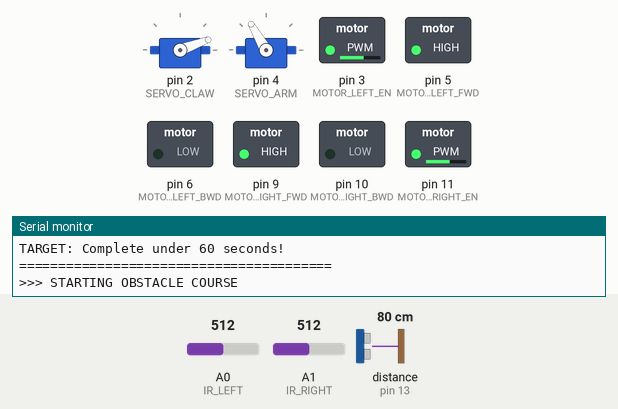
Recording of a sketch running on a simulated Arduino Uno, built with avr-gcc and run on an emulated ATmega328P. On the bench: 2 × servo, switched loads named in the sketch (green lamp = pin HIGH), the last lines printed to the serial monitor. Wiring (inferred from the names in the program): ultrasonic range finder: trigger pin 12; echo pin 13. The inputs (shaded band) are chosen by the test bench; at power-on: distance to the obstacle (sensor on pin 13) 80 cm, A0 (IR_LEFT) = 512, A1 (IR_RIGHT) = 512. The echo pulse lasts 58.3 µs per cm; pins used as bus, display or sensor lines are not drawn. At 56.0 s the program stops and its outputs stay as they are.

Above: at 2.2 s.
2.3 s: distance to the obstacle (sensor on pin 13) set to 29 cm
3.8 s: distance to the obstacle (sensor on pin 13) set to 24 cm
At 5.0 s:
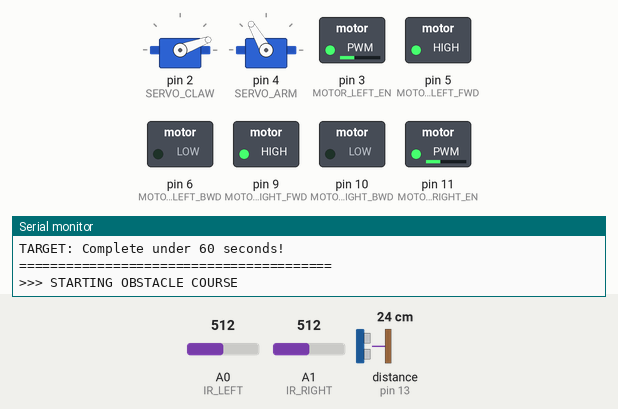
5.3 s: A0 (IR_LEFT) set to 483
At 6.4 s:
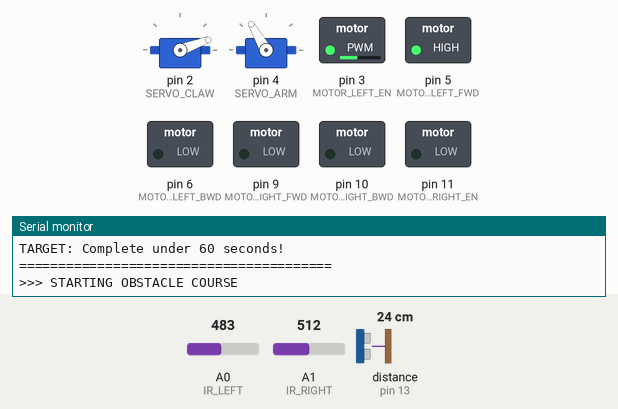
6.8 s: distance to the obstacle (sensor on pin 13) set to 14 cm
8.3 s: distance to the obstacle (sensor on pin 13) set to 11 cm
At 8.94 s:
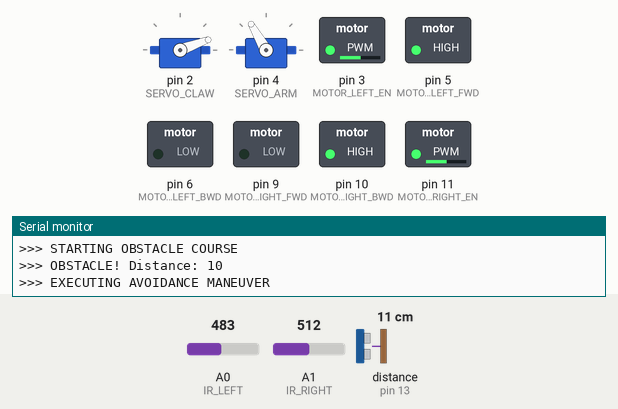
11.3 s: distance to the obstacle (sensor on pin 13) set to 35 cm
At 12.4 s:
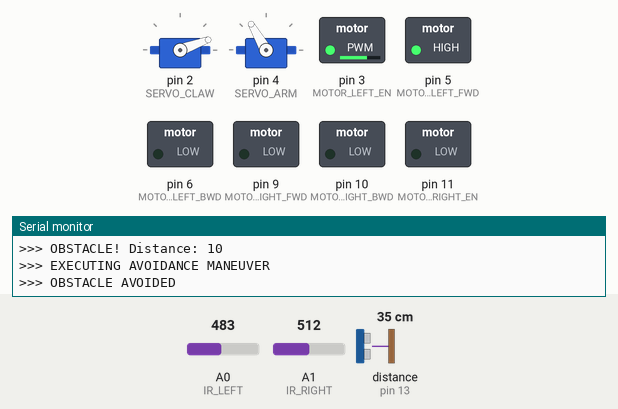
Timing chart, 0 to 57.5 s (numbered marks = the images above; inputs shaded):
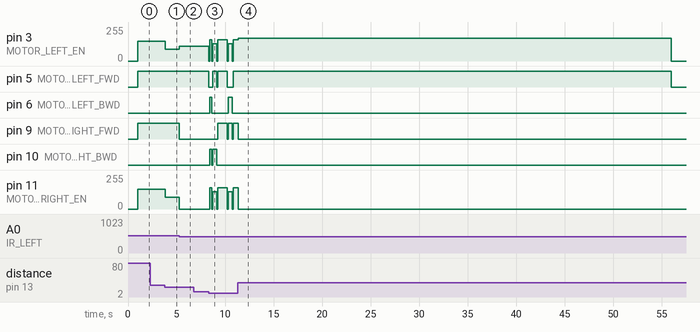

The sketch:

RED_STAGE2_ObstacleCourse.ino
```cpp
/*
 * ========================================
 * RED PATH - STAGE 2: OBSTACLE COURSE
 * ========================================
 *
 * MISSION:
 * 1. Navigate winding red path at HIGH SPEED
 * 2. Detect and avoid TWO cardboard box obstacles
 * 3. Complete course under 60 seconds for BONUS 5 POINTS
 * 4. Return to pickup second box
 *
 * UPLOAD THIS AT: First blue circle on red path (after dropping box)
 * NEXT UPLOAD AT: After obstacle course, at second box location
 *
 * SCORING:
 * + Avoid all obstacles perfectly (5 pts, -1 per wheel touch)
 * + Complete under 60 seconds (5 pts BONUS!)
 *
 * STRATEGY: SPEED + PRECISION
 * - Go FAST on straight sections
 * - Slow down ONLY when obstacle detected
 * - Use aggressive avoidance maneuvers
 * ========================================
 */

#include <Servo.h>

// ============ PIN CONFIGURATION ============
#define MOTOR_LEFT_FWD 5
#define MOTOR_LEFT_BWD 6
#define MOTOR_RIGHT_FWD 9
#define MOTOR_RIGHT_BWD 10
#define MOTOR_LEFT_EN 3
#define MOTOR_RIGHT_EN 11

#define IR_LEFT A0
#define IR_RIGHT A1

#define ULTRASONIC_TRIG 12
#define ULTRASONIC_ECHO 13

#define SERVO_CLAW 2
#define SERVO_ARM 4

// ============ SPEED CONFIGURATION ============
#define SPEED_CRUISE 200      // Fast cruise on open path
#define SPEED_APPROACH 140    // Slow when obstacle nearby
#define SPEED_AVOID 160       // Moderate speed during avoidance
#define SPEED_TURN 130        // Turn speed

// ============ OBSTACLE DETECTION ============
#define OBSTACLE_ALERT_DIST 25   // Start slowing down at 25cm
#define OBSTACLE_AVOID_DIST 12   // Start avoidance at 12cm
#define OBSTACLE_SAFE_DIST 30    // Distance considered "safe"

// ============ CALIBRATION ============
#define LINE_THRESHOLD 500
#define COURSE_TIMEOUT 55000     // 55 seconds max (under 60 for bonus!)

// ============ GLOBAL STATE ============
Servo clawServo;
Servo armServo;
unsigned long courseStartTime;
int obstaclesAvoided = 0;

// ============ SETUP ============
void setup() {
  Serial.begin(115200);

  // Motor pins
  pinMode(MOTOR_LEFT_FWD, OUTPUT);
  pinMode(MOTOR_LEFT_BWD, OUTPUT);
  pinMode(MOTOR_RIGHT_FWD, OUTPUT);
  pinMode(MOTOR_RIGHT_BWD, OUTPUT);
  pinMode(MOTOR_LEFT_EN, OUTPUT);
  pinMode(MOTOR_RIGHT_EN, OUTPUT);

  // Sensor pins
  pinMode(IR_LEFT, INPUT);
  pinMode(IR_RIGHT, INPUT);
  pinMode(ULTRASONIC_TRIG, OUTPUT);
  pinMode(ULTRASONIC_ECHO, INPUT);

  // Servos
  clawServo.attach(SERVO_CLAW);
  armServo.attach(SERVO_ARM);

  // Keep arm up and claw closed during course
  armUp();
  closeClaw();

  Serial.println("========================================");
  Serial.println("RED PATH - STAGE 2: OBSTACLE COURSE");
  Serial.println("TARGET: Complete under 60 seconds!");
  Serial.println("========================================");

  delay(1000);
  courseStartTime = millis();
}

// ============ MAIN PROGRAM ============
void loop() {
  // Execute obstacle course
  stage2_NavigateObstacleCourse();

  // Course complete!
  stopMotors();
  unsigned long courseTime = (millis() - courseStartTime) / 1000;

  Serial.println("========================================");
  Serial.println("OBSTACLE COURSE COMPLETE!");
  Serial.print("Time: ");
  Serial.print(courseTime);
  Serial.println(" seconds");

  if (courseTime <= 60) {
    Serial.println(">>> BONUS: Under 60 seconds! (+5 pts)");
  }

  Serial.print("Obstacles avoided: ");
  Serial.println(obstaclesAvoided);
  Serial.println("Upload STAGE 3 code for second box pickup");
  Serial.println("========================================");

  while(1); // Halt
}

// ============ OBSTACLE COURSE NAVIGATION ============

void stage2_NavigateObstacleCourse() {
  Serial.println(">>> STARTING OBSTACLE COURSE");

  unsigned long lastDistanceCheck = 0;
  int currentDistance = 100; // Start with safe distance

  while(true) {
    // Check distance every 50ms for fast response
    if (millis() - lastDistanceCheck > 50) {
      currentDistance = getDistance();
      lastDistanceCheck = millis();
    }

    // OBSTACLE DETECTED - IMMEDIATE AVOIDANCE
    if (currentDistance > 0 && currentDistance < OBSTACLE_AVOID_DIST) {
      Serial.print(">>> OBSTACLE! Distance: ");
      Serial.println(currentDistance);
      avoidObstacle();
      obstaclesAvoided++;
      currentDistance = 100; // Reset after avoidance
    }
    // OBSTACLE NEARBY - SLOW DOWN
    else if (currentDistance > 0 && currentDistance < OBSTACLE_ALERT_DIST) {
      advancedFollowLine(SPEED_APPROACH);
    }
    // CLEAR PATH - FULL SPEED
    else {
      advancedFollowLine(SPEED_CRUISE);
    }

    // Check if back to main path (detect black line or blue circle)
    // This depends on your track - you may need to add color detection here

    // Timeout check (should complete in 55 seconds)
    if (millis() - courseStartTime > COURSE_TIMEOUT) {
      Serial.println(">>> TIME LIMIT REACHED");
      break;
    }

    // Exit condition: completed two obstacles and reached end
    if (obstaclesAvoided >= 2) {
      // Continue for a bit more to ensure we're past the course
      advancedFollowLine(SPEED_CRUISE);
      delay(2000);
      break;
    }
  }
}

// ============ OBSTACLE AVOIDANCE STRATEGY ============

void avoidObstacle() {
  Serial.println(">>> EXECUTING AVOIDANCE MANEUVER");

  // Stop briefly
  stopMotors();
  delay(100);

  // Back up slightly
  moveBackward(SPEED_AVOID);
  delay(200);
  stopMotors();
  delay(100);

  // Sharp right turn to go around obstacle
  pivotRight();
  delay(400); // Calibrate for ~45 degrees
  stopMotors();
  delay(100);

  // Move forward past obstacle
  moveForward(SPEED_AVOID);
  delay(1000); // Calibrate distance
  stopMotors();
  delay(100);

  // Turn back left to realign with path
  pivotLeft();
  delay(400);
  stopMotors();
  delay(100);

  // Move forward to get back on line
  moveForward(SPEED_AVOID);
  delay(500);

  Serial.println(">>> OBSTACLE AVOIDED");
}

// ============ ADVANCED LINE FOLLOWING ============

void advancedFollowLine(int baseSpeed) {
  int leftSensor = analogRead(IR_LEFT);
  int rightSensor = analogRead(IR_RIGHT);

  bool leftOnLine = (leftSensor < LINE_THRESHOLD);
  bool rightOnLine = (rightSensor < LINE_THRESHOLD);

  if (leftOnLine && rightOnLine) {
    // Perfect alignment - MAXIMUM SPEED
    moveForward(baseSpeed);
  }
  else if (!leftOnLine && rightOnLine) {
    // Drifting left - correct right
    digitalWrite(MOTOR_LEFT_FWD, LOW);
    digitalWrite(MOTOR_LEFT_BWD, LOW);
    digitalWrite(MOTOR_RIGHT_FWD, HIGH);
    digitalWrite(MOTOR_RIGHT_BWD, LOW);
    analogWrite(MOTOR_LEFT_EN, 0);
    analogWrite(MOTOR_RIGHT_EN, baseSpeed - 30);
  }
  else if (leftOnLine && !rightOnLine) {
    // Drifting right - correct left
    digitalWrite(MOTOR_LEFT_FWD, HIGH);
    digitalWrite(MOTOR_LEFT_BWD, LOW);
    digitalWrite(MOTOR_RIGHT_FWD, LOW);
    digitalWrite(MOTOR_RIGHT_BWD, LOW);
    analogWrite(MOTOR_LEFT_EN, baseSpeed - 30);
    analogWrite(MOTOR_RIGHT_EN, 0);
  }
  else {
    // Both off line - continue forward at reduced speed
    moveForward(baseSpeed - 50);
  }
}

// ============ ULTRASONIC DISTANCE SENSOR ============

int getDistance() {
  // Send pulse
  digitalWrite(ULTRASONIC_TRIG, LOW);
  delayMicroseconds(2);
  digitalWrite(ULTRASONIC_TRIG, HIGH);
  delayMicroseconds(10);
  digitalWrite(ULTRASONIC_TRIG, LOW);

  // Receive echo with timeout
  long duration = pulseIn(ULTRASONIC_ECHO, HIGH, 30000); // 30ms timeout

  // Calculate distance in cm
  int distance = duration * 0.034 / 2;

  // Filter out invalid readings
  if (distance == 0 || distance > 200) {
    return 999; // Return "safe" value
  }

  return distance;
}

// ============ MOTOR CONTROL ============

void moveForward(int speed) {
  digitalWrite(MOTOR_LEFT_FWD, HIGH);
  digitalWrite(MOTOR_LEFT_BWD, LOW);
  digitalWrite(MOTOR_RIGHT_FWD, HIGH);
  digitalWrite(MOTOR_RIGHT_BWD, LOW);
  analogWrite(MOTOR_LEFT_EN, speed);
  analogWrite(MOTOR_RIGHT_EN, speed);
}

void moveBackward(int speed) {
  digitalWrite(MOTOR_LEFT_FWD, LOW);
  digitalWrite(MOTOR_LEFT_BWD, HIGH);
  digitalWrite(MOTOR_RIGHT_FWD, LOW);
  digitalWrite(MOTOR_RIGHT_BWD, HIGH);
  analogWrite(MOTOR_LEFT_EN, speed);
  analogWrite(MOTOR_RIGHT_EN, speed);
}

void pivotRight() {
  digitalWrite(MOTOR_LEFT_FWD, HIGH);
  digitalWrite(MOTOR_LEFT_BWD, LOW);
  digitalWrite(MOTOR_RIGHT_FWD, LOW);
  digitalWrite(MOTOR_RIGHT_BWD, HIGH);
  analogWrite(MOTOR_LEFT_EN, SPEED_TURN);
  analogWrite(MOTOR_RIGHT_EN, SPEED_TURN);
}

void pivotLeft() {
  digitalWrite(MOTOR_LEFT_FWD, LOW);
  digitalWrite(MOTOR_LEFT_BWD, HIGH);
  digitalWrite(MOTOR_RIGHT_FWD, HIGH);
  digitalWrite(MOTOR_RIGHT_BWD, LOW);
  analogWrite(MOTOR_LEFT_EN, SPEED_TURN);
  analogWrite(MOTOR_RIGHT_EN, SPEED_TURN);
}

void stopMotors() {
  analogWrite(MOTOR_LEFT_EN, 0);
  analogWrite(MOTOR_RIGHT_EN, 0);
  digitalWrite(MOTOR_LEFT_FWD, LOW);
  digitalWrite(MOTOR_LEFT_BWD, LOW);
  digitalWrite(MOTOR_RIGHT_FWD, LOW);
  digitalWrite(MOTOR_RIGHT_BWD, LOW);
}

// ============ SERVO CONTROL ============

void armUp() {
  armServo.write(120);
}

void closeClaw() {
  clawServo.write(20);
}
```

Measured:
- the behaviour switches between 26 and 25 cm on distance to the obstacle (sensor on pin 13) (found by bisection; images 0 and 1)
- the behaviour switches between 500 and 499 on A0 (IR_LEFT) (found by bisection; images 1 and 2)
- the behaviour switches between 13 and 12 cm on distance to the obstacle (sensor on pin 13) (found by bisection; images 2 and 3)
- after the input at 2.3 s, every drawn part: stays the same
- after the input at 3.8 s, pin 3 (MOTOR_LEFT_EN), pin 11 (MOTOR_RIGHT_EN): 150/255 → 90/255 at once
- after the input at 5.3 s, pin 3 (MOTOR_LEFT_EN): 90/255 → 110/255 at once; pin 9 (MOTOR_RIGHT_FWD): HIGH → LOW at once; pin 11 (MOTOR_RIGHT_EN): 90/255 → 0/255 at once
- after the input at 6.8 s, every drawn part: stays the same
- after the input at 8.3 s, pin 3 (MOTOR_LEFT_EN): 110/255 → 0/255 at once, → 160/255 0.10 s later, → 0/255 0.20 s later, → 130/255 0.10 s later, … (10 changes in this stretch); pin 5 (MOTOR_LEFT_FWD): goes LOW 0.40 s, HIGH 0.40 s, LOW 0.10 s, HIGH 1.0 s, LOW 0.60 s, then HIGH, starting at once
- after the input at 11.3 s, pin 6 (MOTOR_LEFT_BWD), pin 10 (MOTOR_RIGHT_BWD): stays LOW (without the input it goes to HIGH after 0.15 s); pin 9 (MOTOR_RIGHT_FWD): goes on until 11.3 s, then stays LOW; pin 11 (MOTOR_RIGHT_EN): goes on until 11.3 s, then stays 0/255
